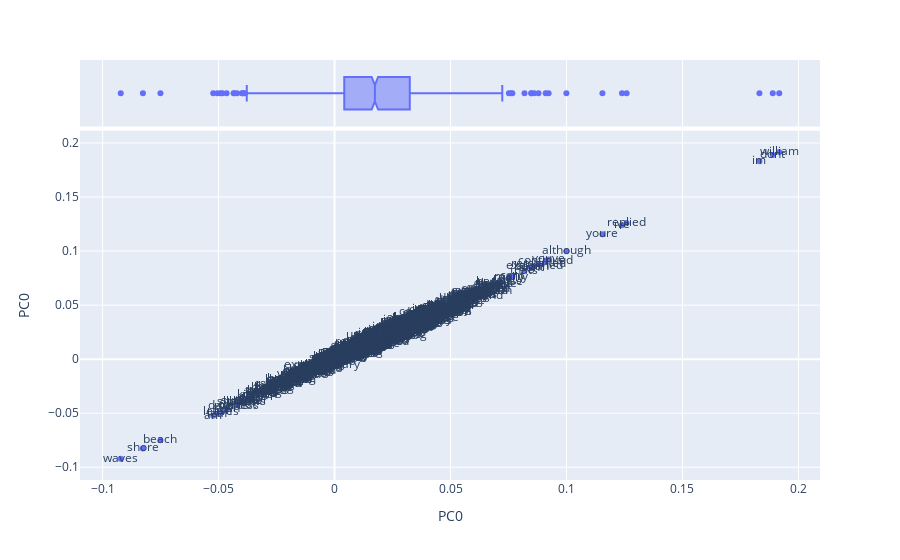

This figure's notebook cell:
### Code cell
vis_loadings(0,0)

### Figure 1 — Plotly figure (JSON) as saved in the notebook; plotly's stock layout.template omitted (floating-point values rounded to 4 significant figures; data arrays with more than 128 entries replaced by an {"elided": "..."} marker saying what was removed)
{"data": [{"hovertemplate": "PC0=%{y}<br>term_str=%{text}<extra></extra>", "legendgroup": "", "marker": {"color": "#636efa", "symbol": "circle"}, "mode": "markers+text", "name": "", "orientation": "v", "showlegend": false, "text": {"elided": "1000 str values"}, "type": "scatter", "x": {"elided": "1000 float values"}, "xaxis": "x", "y": {"elided": "1000 float values"}, "yaxis": "y"}, {"alignmentgroup": "True", "hovertemplate": "PC0=%{x}<extra></extra>", "legendgroup": "", "marker": {"color": "#636efa", "symbol": "circle"}, "name": "", "notched": true, "offsetgroup": "", "showlegend": false, "type": "box", "x": {"elided": "1000 float values"}, "xaxis": "x2", "yaxis": "y2"}], "layout": {"autosize": true, "legend": {"tracegroupgap": 0}, "margin": {"t": 60}, "xaxis": {"anchor": "y", "autorange": true, "domain": [0, 1], "range": [-0.1092, 0.2088], "title": {"text": "PC0"}, "type": "linear"}, "xaxis2": {"anchor": "y2", "autorange": true, "domain": [0, 1], "matches": "x", "range": [-0.1092, 0.2088], "showgrid": true, "showticklabels": false, "type": "linear"}, "yaxis": {"anchor": "x", "autorange": true, "domain": [0, 0.8316], "range": [-0.1104, 0.2099], "title": {"text": "PC0"}, "type": "linear"}, "yaxis2": {"anchor": "x2", "autorange": true, "domain": [0.8416, 1], "matches": "y2", "range": [-0.5, 0.5], "showgrid": false, "showline": false, "showticklabels": false, "ticks": "", "type": "category"}}}
